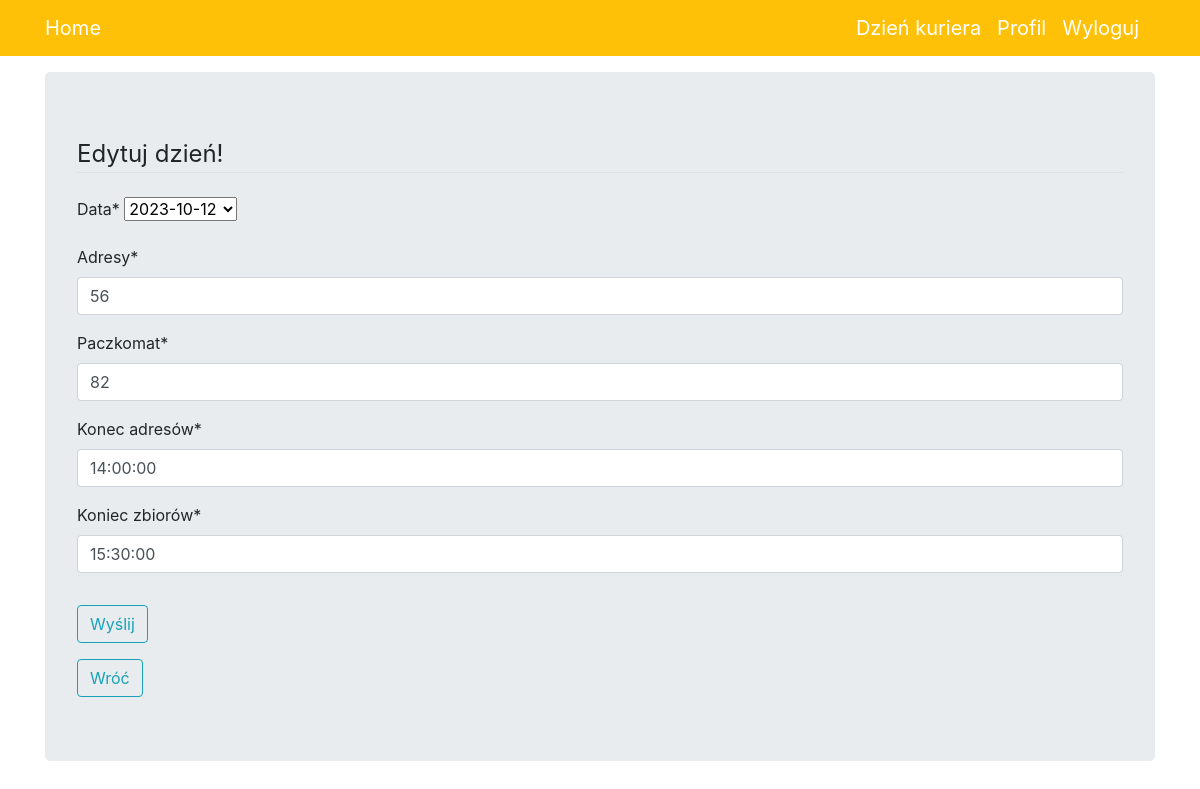
/courierday/update/12 (signed in), run on the app's committed database.
### courier/models.py (models this page shows, shortened)
class CourierDay(models.Model):
    user = models.ForeignKey(User, models.SET_NULL, null=True)
    packages = models.ForeignKey('FacilityPackages', models.SET_NULL, null=True, verbose_name="Data")
    addresses = models.IntegerField(verbose_name="adresy")
    machine = models.IntegerField(verbose_name="paczkomat")
    stops_end = models.TimeField(verbose_name="konec adresów")
    pickup_end = models.TimeField(verbose_name="koniec zbiorów")
    added = models.DateTimeField(auto_now_add=True, null=True)

### courier/views.py (the view)
# urls.py: path('courierday/update/<pk>', UpdateCourierDay.as_view(), name='update'),
class UpdateCourierDay(LoginRequiredMixin, UpdateView):
    template_name = 'edit_day.html'
    model = CourierDay
    form_class = CourierDayModelForm
    success_url = reverse_lazy('courier_day_view')

### courier/forms.py
class CourierDayModelForm(ModelForm):
    class Meta:
        model = CourierDay
        exclude = ['user']

### courier/models.py (called while the page is built)
    def __str__(self):
        return f'{self.date}'

### courier/templates/edit_day.html (shortened to what this page needs)
{% extends 'form.html' %}
{% load crispy_forms_tags %}
{% block content %}
<div class="jumbotron mt-3 mb-3">
    <div class="content-section">
        <form method="POST">
            <fieldset class="form-group">
                <legend class="border-bottom mb-4">Edytuj dzień!</legend>
                {{ form|crispy }}
            </fieldset>
            <div class="form-group">
                <button class="btn btn-outline-info" type="submit">Wyślij</button>
            </div>
        </form>
        <div>
            <a class="btn btn-outline-info" href="/courierday/">Wróć</a>
        </div>
    </div>
</div>
{% endblock %}

### data on the page
CourierDay: packages "2023-10-12", addresses "56", machine "82", stops_end "14:00:00", pickup_end "15:30:00"
